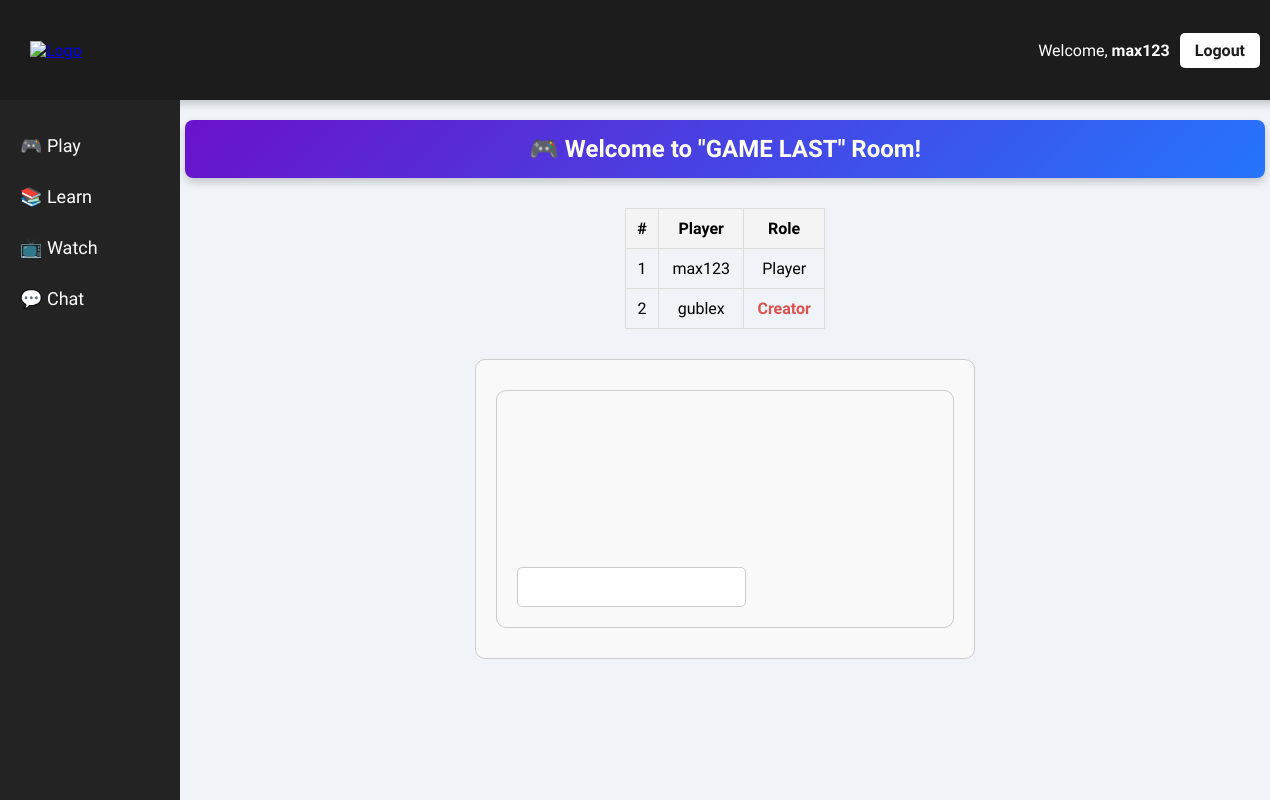
/rooms/4/ (signed in), run on an earlier commit of the app's database.
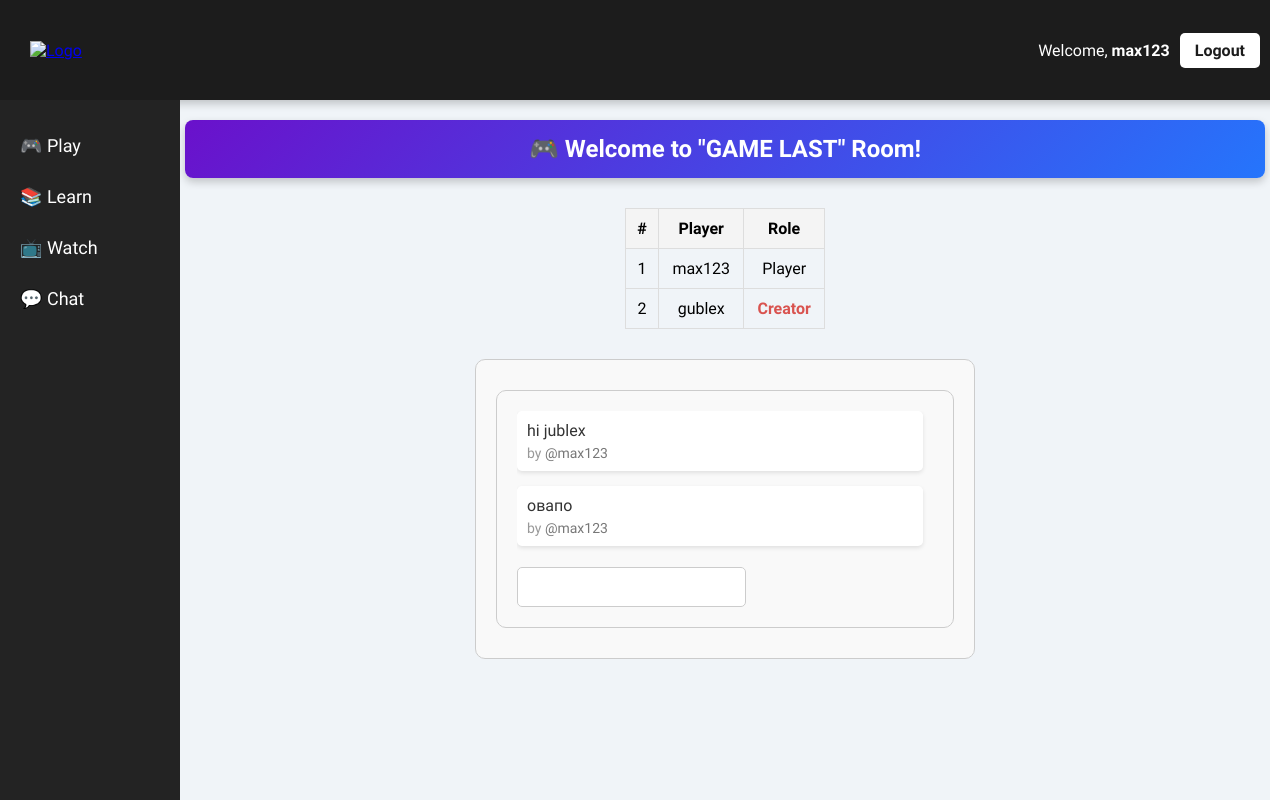
And on a later commit of the database.
### baseapp/models.py (models this page shows, shortened)
class Message(models.Model):
    room = models.ForeignKey(Room, on_delete=models.CASCADE, related_name='messages')
    user = models.ForeignKey(User, on_delete=models.CASCADE, related_name='messages')
    text = models.TextField()
    created_at = models.DateTimeField(auto_now_add=True)
    class Meta:
        ordering = ['-created_at']

### baseapp/views.py (the view, shortened to what this page needs)
# urls.py: path('rooms/<str:pk>/', views.roomPage, name="room"),
@login_required(login_url='login')
def roomPage(request,pk):
    room = Room.objects.get(id=pk)
    room_messages = room.messages.order_by('created_at')
    if not room.is_active:
        context = {'room': room,'room_messages': room_messages}
    else:
       return redirect('game',room.game.id)
    return render(request, 'baseapp/room.html', context)

### baseapp/templates/baseapp/room.html (shortened to what this page needs)
{% extends 'main.html' %}
{% block content %}
<div class="room-header">
    🎮 Welcome to "<span style="text-transform: uppercase;">{{ room.name }}</span>" Room!
</div>
<div class="game-container">
    <div class="players-table">
        <table>
            <tr>
                <th>#</th>
                <th>Player</th>
                <th>Role</th>
            </tr>
            {% for player in room.players.all %}
            <tr>
                <td>{{ forloop.counter }}</td>
                <td>{{ player }}</td>
                <td>
                    {% if player == room.creator %}
                    <span class="creator">Creator</span>
                    {% else %}
                    Player
                    {% endif %}
                </td>
            </tr>
            {% endfor %}
        </table>
    </div>
    <div class="btn-container">
    </div>
</div>
<div class="chat-container">
    {% include 'baseapp/message_block.html' %}
</div>
{% endblock content %}

### templates/main.html (shortened to what this page needs)
{% load static %}
<!DOCTYPE html>
<html lang="en">
<head>
</head>
<body>
    <div class="header-container">
        <div class="header-logo">
            <a href="{% url 'home' %}">
                <img src="{% static 'images/img1.png' %}" alt="Logo">
            </a>
        </div>
        <div class="user-container">
            {% if request.user.is_authenticated %}
            <p>Welcome, <strong>{{ request.user.username }}</strong></p>
            <p><a href="{% url 'logout' %}">Logout</a></p>
            {% else %}
            <p><a href="{% url 'login' %}">Login</a></p>
            {% endif %}
        </div>
    </div>
    <div class="main-content-container">
        <div class="navbar">
            <a href="{% url 'rooms' %}">🎮 Play</a>
            <a href="#">📚 Learn</a>
            <a href="#">📺 Watch</a>
            <a href="#">💬 Chat</a>
        </div>
        <div class="main-content">
            {% block content %}
            {% endblock %}
        </div>
    </div>
</body>
</html>

### baseapp/templates/baseapp/message_block.html (shortened to what this page needs)
<div class="chat-container">
    <div class="messages" id="messages_block">
        {% for message in room_messages %}
        <div class="message">
            <div class="text">{{ message.text }}</div>
            <div class="author">@{{ message.user }}</div>
        </div>
        {% endfor %}
    </div>
    <div class="form-container" >
        <form id="form">
            <input type="text" name="message" />
        </form>
    </div>
</div>

What changed in the data, as far as the page shows it:
added Message: text "hi jublex", user "max123"
added Message: text "овапо", user "max123"
